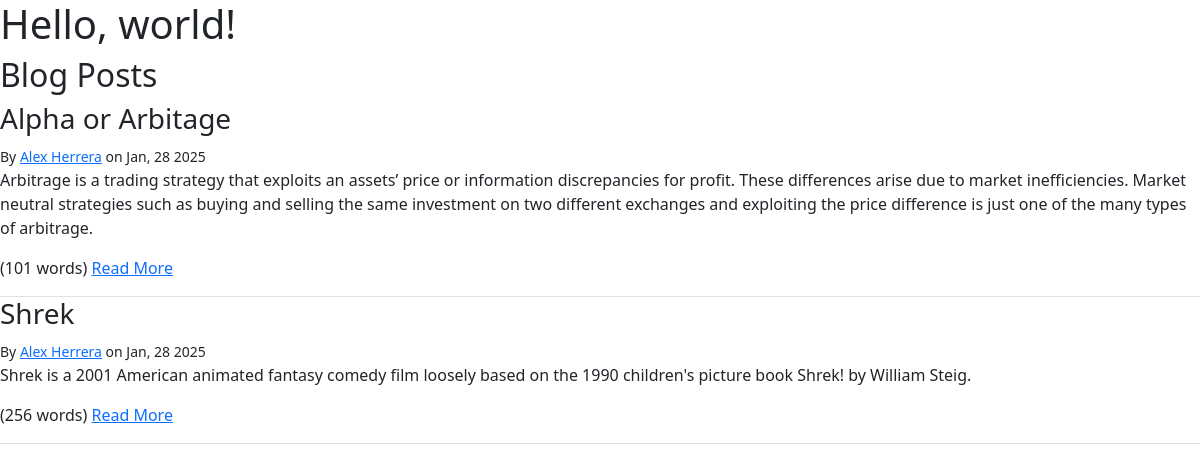
The page / on the database its author committed.
### blog/models.py (models this page shows, shortened)
class Post(models.Model):
    author = models.ForeignKey(settings.AUTH_USER_MODEL, on_delete=models.PROTECT)
    created_at = models.DateTimeField(auto_now_add=True)
    modified_at = models.DateTimeField(auto_now=True)
    published_at = models.DateTimeField(blank=True, null=True)
    title = models.TextField(max_length=100)
    slug = models.SlugField()
    summary = models.TextField(max_length=500)
    content = models.TextField()
    tags = models.ManyToManyField(Tag, related_name="posts")
    comments = GenericRelation(Comment)

### blog/views.py (the view)
# urls.py: path('', blog.views.index),
def index(request):
    posts = Post.objects.filter(published_at__lte=timezone.now())
    return render(request, "blog/index.html", {"posts": posts})

### blog/templatetags/blog_extras.py (called while the page is built)
@register.filter
def author_details(author, current_user=None):
    if not isinstance(author, user_model):  # to check if we are working with an User
        return ""
    if author == current_user:
        return format_html("<strong>me</strong>")
    if author.first_name and author.last_name:
        name = f"{author.first_name} {author.last_name}"
    else:
        name = f"{author.username}"
    if author.email:
        prefix = format_html('<a href="mailto:{}">', author.email)
        suffix = format_html("</a>")
    else:
        prefix = ""
        suffix = ""
    return format_html("{}{}{}", prefix, name, suffix)

@register.simple_tag
def row(extra_classes=None):
    return format_html('<div class="row {}">', extra_classes)

@register.simple_tag
def endrow():
    return format_html("</div>")

### templates/blog/index.html
{% extends "base.html" %}
{% load blog_extras %}
{% block content %}
  <h2>Blog Posts</h2>
  {% for post in posts %}
    {% row "border-bottom" %}
      <div class="col">
        <h3>{{ post.title }}</h3>
        {% include "blog/post-byline.html" %}
        <p>{{ post.summary }}</p>
        <p>
            ({{ post.content|wordcount }} words)
            <a href="{% url "blog-post-detail" post.slug %}">Read More</a>
        </p>
      </div>
    {% endrow %}
  {% endfor %}
{% endblock %}

### templates/blog/post-byline.html
{% load blog_extras %}
<small>
  By {{ post.author|author_details:request.user }} on {{ post.published_at|date:"M, d Y" }}
</small>

### rows shown on the page
Post: title "Alpha or Arbitage", author|author_details "Alex Herrera", published_at "Jan, 28 2025", summary "Arbitrage is a trading strategy that exploits an assets’ price or information discrepancies for profit. These differences arise due to market inefficiencies. Market neutral strategies such as buying and selling the same investment on two different exchanges and exploiting the price difference is just one of the many types of arbitrage.", content "101"
Post: title "Shrek", author|author_details "Alex Herrera", published_at "Jan, 28 2025", summary "Shrek is a 2001 American animated fantasy comedy film loosely based on the 1990 children's picture book Shrek! by William Steig.", content "256"
